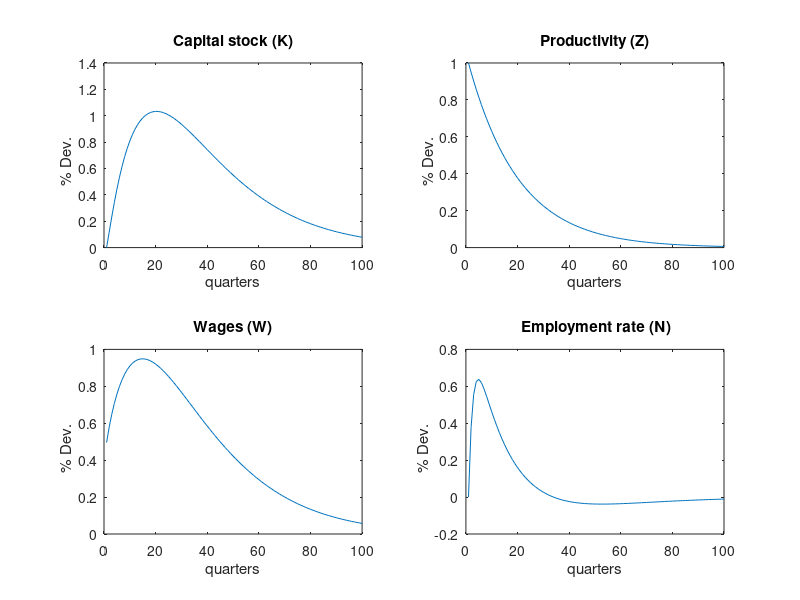
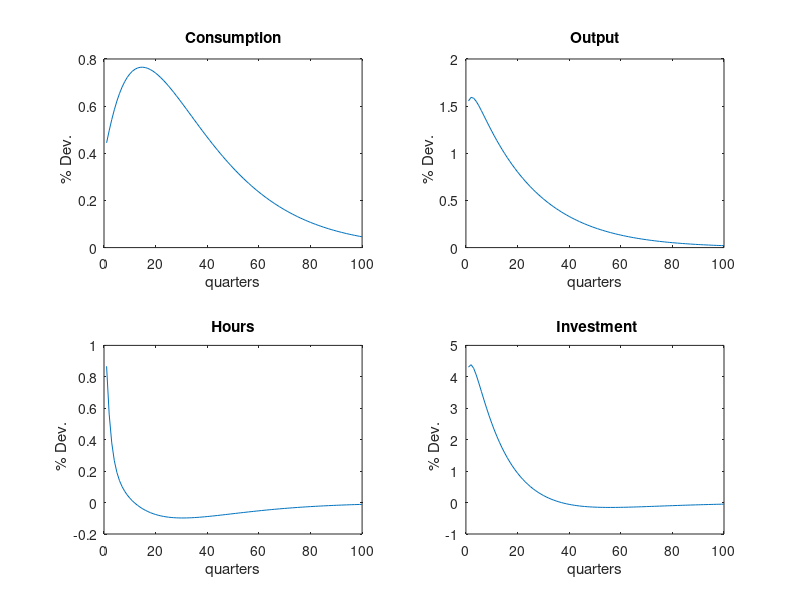
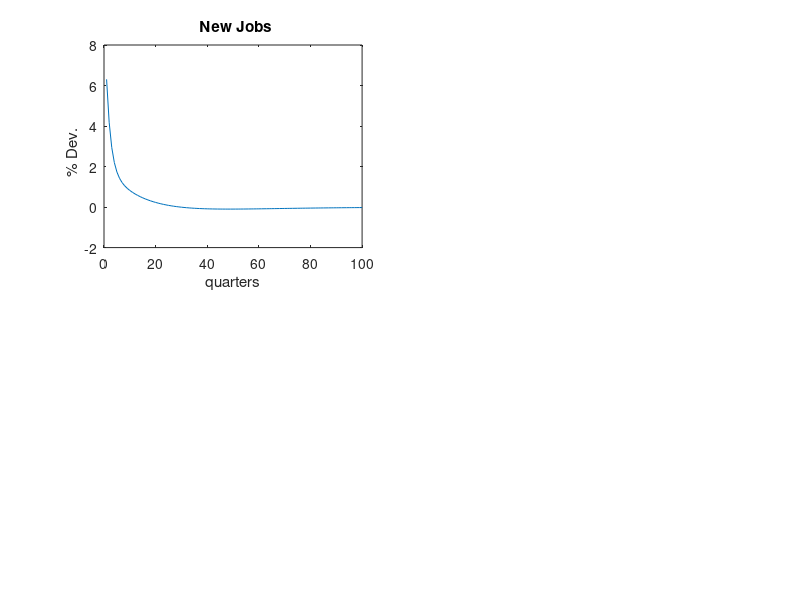

Reproduce these figures in MATLAB, in order. (Note: this script raises an error after producing the figures.)
clear
close all

%%%%%%%%%%%%%%%%%%%
% ANDOLFATTO 1996 %
%%%%%%%%%%%%%%%%%%%


% Coefficients and Steady State Values
%%%%%%%%%%%%%%%%%%%%%%%%%%%%%%%%%%%%%%

% Calibration (coefficients)
beta = 0.99;
eta=2.0;
phi1=2.08;
phi2=1.37;
zeta=1.271719032;
theta=0.36;
delta=0.025;
rho=0.95;
epsilon=0.007;
chi=1.011465308;
alpha=0.60;
sigma=0.15;
kappa=0.105;
e=0.165;

% Steady state values
c=0.74;
n=0.57;
l=0.33;
k=10;
v=0.095;
mu=0.157657658;
w=3.345702282;
z=0;
y=1;
I=1.01-c;
lambda=1/c;


% Displaying the steady states values
ss_values = [c n l k v mu w z];
disp('y c  I n  l  k  v  mu  w  z');
disp(ss_values);

% Linearized Model in Matrix Form
%%%%%%%%%%%%%%%%%%%%%%%%%%%%%%%%

M1=zeros(6,6);
M2=zeros(6,5);
M3_I=zeros(5,5);
M3_L=zeros(5,5);
M4_I=zeros(5,6);
M4_L=zeros(5,6);
M5=zeros(5,5);


% Static equations
%-----------------

% Equation 1
M1(1,1)=1;
M1(1,3)=n*l/(1-l)+theta;

M2(1,1)=theta;
M2(1,2)=-theta,
M2(1,3)=1;

% Equation 2
M1(2,1)=-1;
M1(2,6)=1-alpha;

M2(2,2)=-(1-alpha)*n/(1-n);
M2(2,4)=1;

% Equation 3
M1(3,1)=-alpha*(mu*((1-sigma)-1/beta)+phi1*(1-l)^(-eta));
M1(3,3)=(1-alpha)*phi1*(1-l)^(-eta)*c*theta-alpha*phi1*(1-l)^(-eta)*c+alpha*(mu*((1-sigma)-1/beta)+phi1*(1-l)^(-eta));
M1(3,5)=w;
M1(3,6)=-alpha^2*(1-alpha)*sigma*n/(1-n)*mu*c/l;

M2(3,1)=(1-alpha)*phi1*(1-l)^(-eta)*c*theta;
M2(3,2)=-(1-alpha)*phi1*(1-l)^(-eta)*c*theta;
M2(3,3)=(1-alpha)*phi1*(1-l)^(-eta)*c;
M2(3,4)=alpha*c/l*(1-alpha)*sigma*n*mu/(1-n);

% Equation 4
M1(4,2)=1
M1(4,3)=-1+theta;

M2(4,1)=theta;
M2(4,2)=1-theta;
M2(4,3)=1;

% Equation 5
M1(5,1)=c;
M1(5,3)=-zeta*k^(theta)*(n*l)^(1-theta)*(1-theta);
M1(5,4)=I;
M1(5,6)=kappa*v;

M2(5,1)=zeta*k^(theta)*(n*l)^(1-theta)*theta;
M2(5,2)=zeta*k^(theta)*(n*l)^(1-theta)*(1-theta);
M2(5,3)=zeta*k^(theta)*(n*l)^(1-theta);

% Equation 6
M1(6,1)=-1;
M2(6,5)=1;


% Dynamic Equations
%%%%%%%%%%%%%%%%%%

% Equation d'Euler (P4) - Equation 7
M3_I(1,1)=-(1-beta*(1-delta))*(1-theta);
M3_I(1,2)=(1-beta*(1-delta))*(1-theta);
M3_I(1,3)=(1-beta*(1-delta));
M3_I(1,5)=c*lambda;

M3_L(1,5)=-c*lambda;

M4_I(1,3)=-(1-beta*(1-delta))*(1-theta);

M5(1,1)=c*lambda;
M5(1,2)=(1-beta*(1-delta))*(1-theta);
M5(1,3)=(1-beta*(1-delta));

% Equation 8
M3_I(2,1)=-beta*phi1*(1-l)^(-eta)*l*theta;
M3_I(2,2)=beta*phi1*(1-l)^(-eta)*l*theta+beta*mu*(1-alpha)*sigma*n^2*alpha/((1-n)^2);
M3_I(2,3)=-beta*phi1*(1-l)^(-eta)*l;
M3_I(2,4)=-(1-sigma-(1-alpha))*sigma*n/(1-n);
M3_I(2,5)=-beta*phi1*(1-l)^(-eta)*l*c*lambda;

M3_L(2,4)=mu;

M4_I(2,3)=-beta*phi1*(1-l)^(-eta)*l*theta;
M4_I(2,6)=-beta*mu*(1-alpha)*sigma*n*alpha/(1-n);

M5(2,1)=-beta*phi1*(1-l)^(-eta)*l*c*lambda;
M5(2,2)=beta*phi1*(1-l)^(-eta)*l*theta;
M5(2,3)=-beta*phi1*(1-l)^(-eta)*l;
M5(2,4)=-(1-sigma-(1-alpha))*sigma*n/(1-n);
M5(2,5)=beta*mu*(1-alpha)*sigma*n*alpha/(1-n);

% Equation 9
M3_I(3,2)=1;

M3_L(3,2)=-(1-n-sigma*(1-alpha*n))/(1-n);

M4_I(3,6)=sigma*alpha;

% Equation 10
M3_I(4,1)=k;
M3_L(4,1)=-(1-delta)*k;
M4_L(4,4)=I;

% Equation 11
M3_I(5,3)=1;
M3_L(5,3)=-rho;
M5(5,3)=1;


% Reduced Form
%%%%%%%%%%%%%%

M1_inv=inv(M1);

L0=M3_I-M4_I*M1_inv*M2;
L1=M4_L*M1_inv*M2-M3_L;
L2=M5;

W=inv(L0)*L1;
Q=inv(L0)*L2;

% Eigenvalues
%%%%%%%%%%%%%%%%%%%%%%%%%%%%%%%%%

[PP,DD]=eig(W);

% PP is the matrix of the eigen vectors
% DD is the diagonal matrix of the eigen values so that W*PP=PP*DD

[llambda,kk]=sort(diag(DD));  %kk keeps the ranking of the eigenvalues 

P1=PP(:,kk);
P1I=inv(P1);
MU1=P1I*W*P1;

[abf abf] = size(MU1);

ab=0;
for i = 1:abf;
if abs(MU1(i,i)) < 1,
ab=ab+1;
else;
end;
end;

af = abf- ab;

for i = 1:abf;
if abs(MU1(i,i)) == 1,
disp('Unit root')
else;
end;
end;

disp('backward    ')
disp(ab)
disp('forward')
disp(af)

disp('Eigenvalues')
disp(' ')
disp(diag(MU1));

% Saddle Path Condition 
%%%%%%%%%%%%%%%%%%%%%%%%%%%%%%%%%

% coordonnées / variables backward
P1IB=[P1I(4:5,1:3)];

% coordonnées / variables forward
P1IF=[-P1I(4:5,4:5)];

% condition initiale
GG=inv(P1IF)*P1IB;


% Policy rules 
%%%%%%%%%%%%%%%%%%%%%%%%%%%%%%%%%

%dynamique variable backward
WB=[W(1:3,1:3)];
WF=[W(1:3,4:5)];
PIB=WB+(WF*GG);

%dynamique variable de contrôle
M2B=[M2(1:6,1:3)];
M2F=[M2(1:6,4:5)];
PIC=M1\(M2B+M2F*GG);

% Regle de decisions
%%%%%%%%%%%%%%%%%%%%%%%%%%%%%%%%%


disp('Policy rules(k,n,z) state variables') 
disp(' ')
disp(PIB)


disp('Policy rules (c,y,l,I,w,v) control variables')
disp(' ')
disp(PIC)

% Impulse Response Function
%%%%%%%%%%%%%%%%%%%%%%%%%%%%%%%%%

nrep=100;

CHOC=[0 ; 0 ; 1]

for j=1:nrep;
RC=(PIB^(j-1))*CHOC;
RCK(j)=RC(1);
RCN(j)=RC(2);
RCZ(j)=RC(3);
end;

for j=1:nrep;
RC=(PIC*PIB^(j-1))*CHOC;
 RCC(j)=RC(1);
 RCY(j)=RC(2);
 RCL(j)=RC(3);
 RCI(j)=RC(4);
 RCW(j)=RC(5);
 RCV(j)=RC(6);
end;

figure
subplot(221),plot(RCK(1:100))
title('Capital stock (K)')
xlabel('quarters')
ylabel('% Dev.   ')

subplot(222),plot(RCZ(1:100))
title('Productivity (Z)')
xlabel('quarters')
ylabel('% Dev.   ')

subplot(223),plot(RCW(1:100))
title('Wages (W)')
xlabel('quarters')
ylabel('% Dev.   ')

subplot(224),plot(RCN(1:100))
title(' Employment rate (N)')
xlabel('quarters')
ylabel('% Dev.   ')


figure
subplot(221),plot(RCC(1:100))
title('Consumption')
xlabel('quarters')
ylabel('% Dev.   ')

subplot(222),plot(RCY(1:100))
title('Output')
xlabel('quarters')
ylabel('% Dev.   ')


subplot(223),plot(RCL(1:100))
title('Hours')
xlabel('quarters')
ylabel('% Dev.   ')

subplot(224),plot(RCI(1:100))
title(' Investment')
xlabel('quarters')
ylabel('% Dev.   ')


figure
subplot(221),plot(RCV(1:100))
title(' New Jobs')
xlabel('quarters')
ylabel('% Dev.   ')


% Stochastic simulation
%%%%%%%%%%%%%%%%%%%%%%%%%%%%%%%%%

nsimul=1000;

nlong=160;


for j=1:nsimul;

disp('simulation')
disp(j)

% simulation des jiemes parties cycliques 

aleaa(1:nlong,j)=randn(nlong,1);

% tirage des innovations

for i=1:nlong;
epsa(i)= aleaa(i,j) * epsilon;
end;


% construction des chocs CHT

CHT(1)=epsa(1);

for i=2:nlong;
CHT(i)=rho*CHT(i-1)+epsa(i);
end;

% initialisation de la partie cyclique du capital et de l'emploi

KNC=zeros(2,nlong);
KNC(1,1)=0;
KNC(2,1)=0;

% parties cycliques

for i=2:nlong;
KNC(:,i)=PIB(1:2,1:2)*KNC(:,i-1)+PIB(1,3)*CHT(i-1);

end;

for i=1:nlong;

CC(i)=PIC(1,1:2)*KNC(:,i)+PIC(1,3)*CHT(i);

YC(i)=PIC(2,1:2)*KNC(:,i)+PIC(2,3)*CHT(i);

LC(i)=PIC(3,1:2)*KNC(:,i)+PIC(3,3)*CHT(i);

IC(i)=PIC(4,1:2)*KNC(:,i)+PIC(4,3)*CHT(i);

WC(i)=PIC(5,1:2)*KNC(:,i)+PIC(5,3)*CHT(i);

VC(i)=PIC(6,1:2)*KNC(:,i)+PIC(6,3)*CHT(i);

end;


% Business Cycles Properties
%%%%%%%%%%%%%%%%%%%%%%%%%%%%%%%%%
[CHPT,CHP]=hpfilter(CC,1600);
[YHPT,YHP]=hpfilter(YC,1600);
[LHPT,LHP]=hpfilter(LC,1600);
[IHPT,IHP]=hpfilter(IC,1600);
[WHPT,WHP]=hpfilter(WC,1600);
[VHPT,VHP]=hpfilter(VC,1600);



ETCHP(j)=std(CHP(1:nlong));
ETYHP(j)=std(YHP(1:nlong));
ETLHP(j)=std(LHP(1:nlong));
ETIHP(j)=std(IHP(1:nlong));
ETWHP(j)=std(WHP(1:nlong));
ETVHP(j)=std(VHP(1:nlong));


RHO=corrcoef(YHP,CHP);
RHOCHP(j)=RHO(1,2);
RHO=corrcoef(YHP,LHP);
RHOLHP(j)=RHO(1,2);
RHO=corrcoef(YHP,IHP);
RHOIHP(j)=RHO(1,2);
RHO=corrcoef(YHP,WHP);
RHOWHP(j)=RHO(1,2);
RHO=corrcoef(YHP,VHP);
RHOVHP(j)=RHO(1,2);


xxC=CHP(2:nlong);
yyC=CHP(1:nlong-1);
RHO=corrcoef(xxC,yyC);
RHOCCHP(j)=RHO(1,2);

xxY=YHP(2:nlong);
yyY=YHP(1:nlong-1);
RHO=corrcoef(xxY,yyY);
RHOYYHP(j)=RHO(1,2);

xxN=LHP(2:nlong);
yyN=LHP(1:nlong-1);
RHO=corrcoef(xxN,yyN);
RHOLLHP(j)=RHO(1,2);


xxI=IHP(2:nlong);
yyI=IHP(1:nlong-1);
RHO=corrcoef(xxI,yyI);
RHOIIHP(j)=RHO(1,2);


xxP=WHP(2:nlong);
yyP=WHP(1:nlong-1);
RHO=corrcoef(xxP,yyP);
RHOWWHP(j)=RHO(1,2);

xxP=VHP(2:nlong);
yyP=VHP(1:nlong-1);
RHO=corrcoef(xxP,yyP);
RHOVVHP(j)=RHO(1,2);

end;


mETCHP=mean(ETCHP);
mETYHP=mean(ETYHP);
mETLHP=mean(ETLHP);
mETIHP=mean(ETIHP);
mETWHP=mean(ETWHP);
mETVHP=mean(ETVHP);



mRHOCHP=mean(RHOCHP);
mRHOLHP=mean(RHOLHP);
mRHOIHP=mean(RHOIHP);
mRHOWHP=mean(RHOWHP);
mRHOVHP=mean(RHOVHP);


mRHOCCHP=mean(RHOCCHP);
mRHOYYHP=mean(RHOYYHP);
mRHOLLHP=mean(RHOLLHP);
mRHOIIHP=mean(RHOIIHP);
mRHOWWHP=mean(RHOWWHP);
mRHOVVHP=mean(RHOVVHP);

mET1=[mETCHP mETYHP mETLHP mETIHP mETWHP mETVHP]./mETYHP;
mRHO1=[mRHOCHP  1  mRHOLHP mRHOIHP mRHOWHP mRHOVHP];
mARHO1=[mRHOCCHP mRHOYYHP mRHOLLHP  mRHOIIHP mRHOWWHP mRHOVVHP];

disp('variable order: C - Y - L - I - W - V')
disp(' ')

disp('relative standard deviation')
disp(' ')
disp(mET1)


disp('correlation')
disp(' ')
disp(mRHO1)


disp('serial correlation')
disp(' ')
disp(mARHO1)
